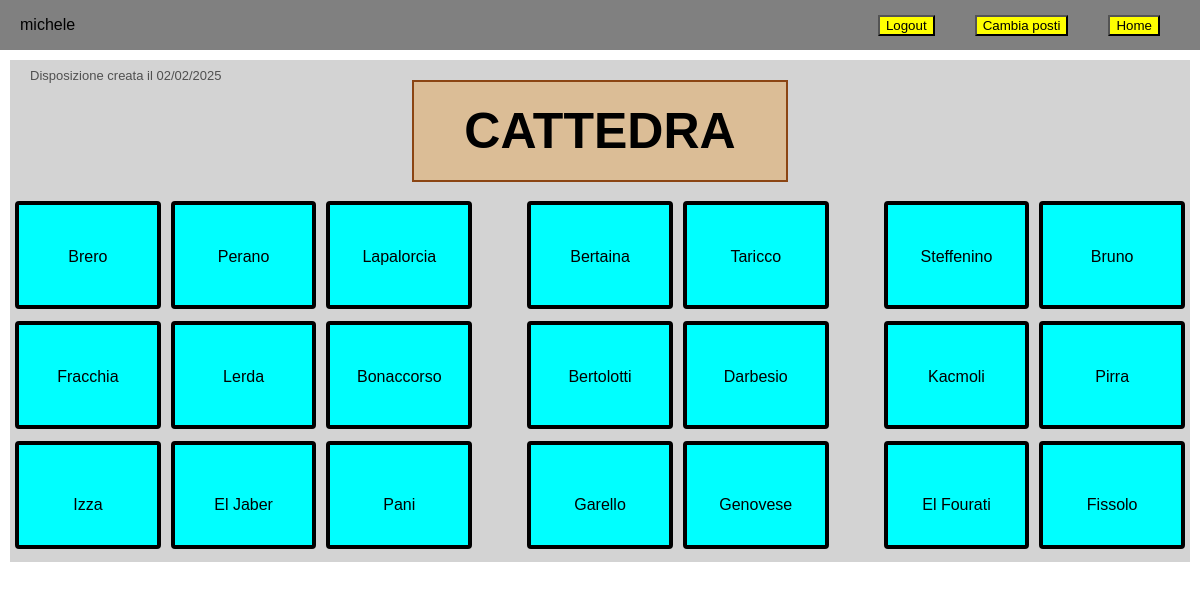
The app's page / (signed in) with its own data.
### posti/models.py (models this page shows)
class ModelloPosti(models.Model):
    posto1=models.CharField(max_length=30)
    posto2=models.CharField(max_length=30)
    posto3=models.CharField(max_length=30)
    posto4=models.CharField(max_length=30)
    posto5=models.CharField(max_length=30)
    posto6=models.CharField(max_length=30)
    posto7=models.CharField(max_length=30)
    posto8=models.CharField(max_length=30)
    posto9=models.CharField(max_length=30)
    posto10=models.CharField(max_length=30)
    posto11=models.CharField(max_length=30)
    posto12=models.CharField(max_length=30)
    posto13=models.CharField(max_length=30)
    posto14=models.CharField(max_length=30)
    posto15=models.CharField(max_length=30)
    posto16=models.CharField(max_length=30)
    posto17=models.CharField(max_length=30)
    posto18=models.CharField(max_length=30)
    posto19=models.CharField(max_length=30)
    posto20=models.CharField(max_length=30)
    posto21=models.CharField(max_length=30)
    data=models.DateField(auto_now_add=True)

### posti/views.py (the view)
# urls.py: path('', include('posti.urls')),
def posti(request):
    obj=ModelloPosti.objects.last()
    posti=convertPostiToArray(obj)
    return render(request,'NotLoggedInView/posti.html',{'posti':posti,'date':obj.data})

### posti/templatetags/custom_filters.py (called while the page is built)
@register.filter
def modulo(value, divisor):
    return value % divisor

### posti/views.py (called while the page is built)
def convertPostiToArray(obj):
    posti=[]
    posti.append(obj.posto1)
    posti.append(obj.posto2)
    posti.append(obj.posto3)
    posti.append(obj.posto4)
    posti.append(obj.posto5)
    posti.append(obj.posto6)
    posti.append(obj.posto7)
    posti.append(obj.posto8)
    posti.append(obj.posto9)
    posti.append(obj.posto10)
    posti.append(obj.posto11)
    posti.append(obj.posto12)
    posti.append(obj.posto13)
    posti.append(obj.posto14)
    posti.append(obj.posto15)
    posti.append(obj.posto16)
    posti.append(obj.posto17)
    posti.append(obj.posto18)
    posti.append(obj.posto19)
    posti.append(obj.posto20)
    posti.append(obj.posto21)
    return posti

### posti/templates/NotLoggedInView/posti.html
{% extends 'base.html' %}
{% load static %}
{% block links %}
<link rel="stylesheet" href="{% static 'posti/styles.css' %}">
<link rel="stylesheet" href="{% static 'navbar.css' %}">
{% endblock %}
{% block content %}
{% include 'navbar.html' %}
{% load widget_tweaks %}
    {% load custom_filters %}
<div class="containerPosti">
    <div class="dataContenitore">
        <p class="data">Disposizione creata il {{ date|date:"d/m/Y" }}</p>
    </div>
    <div class="cattedra">
        <p>CATTEDRA</p>
    </div>
    <div class="fila">
        {%for nome in posti %}
        {% if forloop.counter0 < 7 %}
        <div class="formOut
                        {% if forloop.counter0|modulo:7 == 2 %} prima-riga
                        {% elif forloop.counter0|modulo:7 == 4 %} seconda-riga
                        {% endif %}">
            <div><p class="form-label">{{nome}}</p></div>
            </div>
            {% endif %}
            {% endfor %}
        </div>
        <div class="fila">
            {%for nome in posti %}
            {% if forloop.counter0 >= 7  and forloop.counter0 < 14%}
            <div class="formOut
                            {% if forloop.counter0|modulo:7 == 2 %} prima-riga
                            {% elif forloop.counter0|modulo:7 == 4 %} seconda-riga
                            {% endif %}">
                <div><p class="form-label">{{nome}}</p></div>
            </div>
            {% endif %}
            {% endfor %}
        </div>
        <div class="fila">
            {%for nome in posti %}
            {% if forloop.counter0 >= 14 %}
            <div class="formOut
                            {% if forloop.counter0|modulo:7 == 2 %} prima-riga
                            {% elif forloop.counter0|modulo:7 == 4 %} seconda-riga
                            {% endif %}">
                <div><p class="form-label"></p>{{nome}}</div>
            </div>
            {% endif %}
        {% endfor %}
</div>
{% endblock %}

### posti/templates/navbar.html (shortened to what this page needs)
<nav class="navbar">
    {% if user.is_authenticated %}
        <div class="userData">
            <p>
                {{user.username}}
            </p>
        </div>
        <div class="ButtonDiv">
            <a href="{% url 'logout' %}">
                <button class="LogoutBtn">
                    Logout
                </button>
            </a>
            <a href="{% url 'cambia_posti' %}">
                <button class="LogoutBtn">
                    Cambia posti
                </button>
            </a>
            <a href="{% url 'posti' %}">
                <button class="LogoutBtn">
                    Home
                </button>
            </a>
        </div>
    {% endif %}
</nav>

### posti/static/posti/styles.css (style rules this page uses)
body { font-family: Arial; padding:0 10px; }
.containerPosti { display:flex; flex-direction: column; flex-wrap: wrap; align-items: center; width:100%; background-color: lightgray; padding: 10px 0; }
.form-label { margin-top:20px; }
.cattedra { display: block; margin: 0; padding: 20px 50px 20px 50px; border: 2px; border-color: rgb(139,69,19); border-style: solid; background-color: rgba(222,184,135,0.8); margin-bottom: 10px; }
.cattedra p { margin: 0; font-size: 50px; font-weight: bold; }
.formIn.prima-riga , .formIn.seconda-riga,.formOut.prima-riga, .formOut.seconda-riga { margin-right:50px; }
.formOut { justify-content: center; }
.fila { display: flex; flex-direction: row; width:100%; height:110px; align-items:center; margin-bottom: 10px; }
.formIn, .formOut { display: flex; flex-direction: column; flex:1; height:100px; background-color: aqua; border:4px; border-color: black; border-style:solid; border-radius: 4px; align-items: center; flex-wrap: wrap; margin: 15px 5px 0 5px; justify-content: center; transition: padding 0.3s, margin-left 0.3s, margin-right 0.3s; }
.dataContenitore { display: flex; width:100%; justify-content: left; align-items: center; height:10px; }
.data { margin-left:20px; font-size: small; color:rgb(80, 80, 80); }

### posti/static/navbar.css (style rules this page uses)
.navbar { background-color: gray; position:fixed; display:flex; align-items: center; width:100%; height:50px; margin-top:-60px; margin-left:-10px; }
.userData { flex:1; display:inline-block; }
.userData p { margin-left:20px; }
.ButtonDiv { display: flex; justify-content: right; margin-right: 20px; flex:1; }
.ButtonDiv a { margin:0 20px; }
.LogoutBtn { background-color: yellow; }

### records on screen
ModelloPosti: data "02/02/2025", posti "Brero" "Perano" "Lapalorcia" "Bertaina" "Taricco" "Steffenino" "Bruno", posti "Fracchia" "Lerda" "Bonaccorso" "Bertolotti" "Darbesio" "Kacmoli" "Pirra", posti "Izza" "El Jaber" "Pani" "Garello" "Genovese" "El Fourati" "Fissolo"

### other values on screen
{{ user.username }} "michele"
